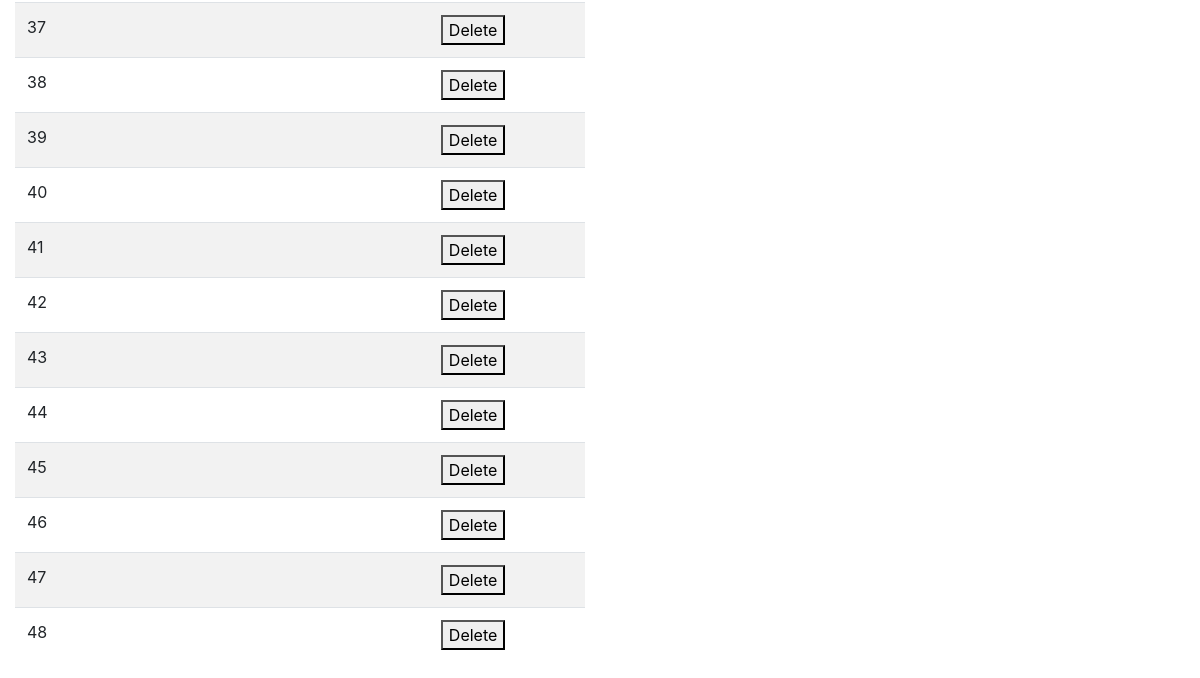
Before: /modules/ (lower part) with the older database file.
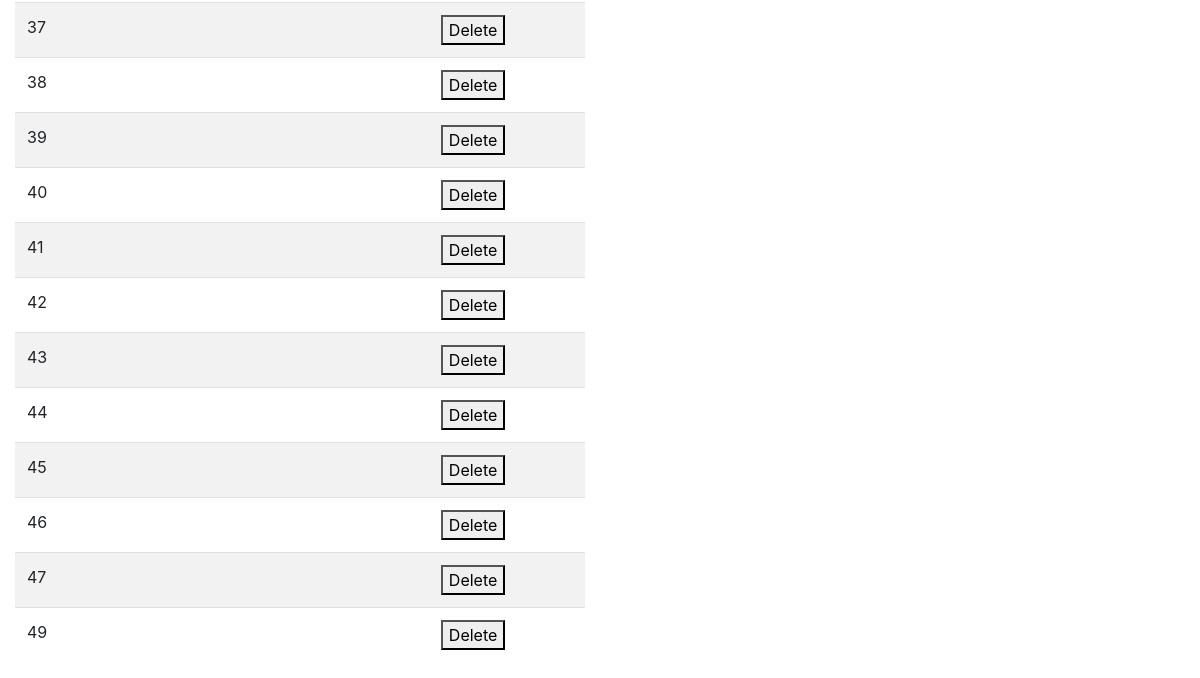
After: the same page with the newer database file.
### iol/models.py (models this page shows)
class Module(models.Model):
    module = models.CharField(max_length=50)

### iol/views.py (the view, shortened to what this page needs)
# urls.py: path('modules/', views.module_list, name='module_list'),
def module_list(request):
    modules = Module.objects.all()
    return render(request, 'module_list.html', {'modules': modules})

### templates/module_list.html (shortened to what this page needs)
{% extends 'base.html' %}
{% block content %}
<div class="col-md-6">
<table class="table table-striped">
    <tbody>
        {% for module in modules %}
        <tr>
        <td>{{ module.id}}</td>
        <td class="editable" data-id="{{ module.id }}" data-name="name">{{ module.name}}</a></td>
        <td><button type="submit" name="delete_module" value="{{ module.id }}">Delete</button>
        </td>
      </tr>
      {% endfor %}
    </tbody>
  </table>
</div>
{% endblock %}

Changed rows visible on the page:
removed Module: id "48"
added Module: id "49"
